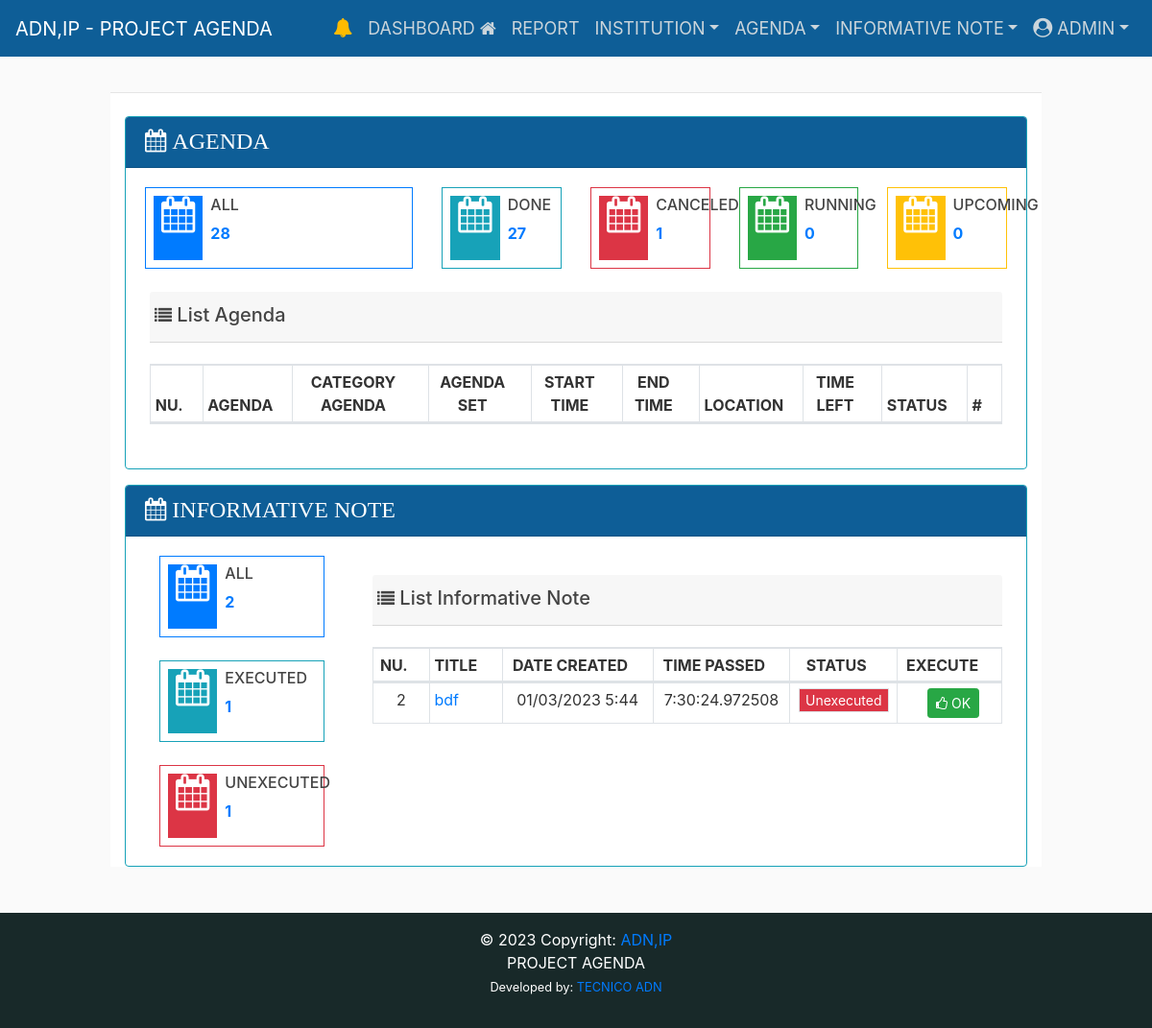
Screenshot of / (signed in) with the database file from the repository.
### eventapps/authentication/models.py (models this page shows)
class User(AbstractUser):
    is_dei = models.BooleanField(default=False, verbose_name='Director')
    is_adj = models.BooleanField(default=False, verbose_name='Adjunto')
    is_uga = models.BooleanField(default=False, verbose_name='UGA')
    is_uap = models.BooleanField(default=False, verbose_name='UAP')
    is_ucvq = models.BooleanField(default=False, verbose_name='UCVQ')
    is_uedc = models.BooleanField(default=False, verbose_name='UEDC')
    is_secretary = models.BooleanField(
        default=False, verbose_name='SECRETARY')
    is_media = models.BooleanField(default=False, verbose_name='MEDIA')

### eventapps/event/models.py (models this page shows, shortened)
class Informative(models.Model):
    user = models.ForeignKey(
        User, on_delete=models.CASCADE, related_name="informative")
    title = models.CharField(max_length=255, unique=True,
                             verbose_name='Nota Informative')
    title_slug = models.SlugField(
        max_length=255, null=False, unique=True, verbose_name='Title-Slug')
    is_active = models.BooleanField(default=True)
    is_done = models.BooleanField(default=False)
    is_comment = models.BooleanField(default=False)
    created_at = models.DateTimeField(auto_now_add=True)
    updated_at = models.DateTimeField(auto_now=True)
    class Meta:
        verbose_name_plural = ("Informative")
        ordering = ('-created_at', )

### eventapps/home/views.py (the view)
# urls.py: path('', views.index, name='home'),
@login_required(login_url="/login/")
def index(request):
    context = {
        'segment': 'index'
    }
    html_template = loader.get_template('home/index.html')
    return HttpResponse(html_template.render(context, request))

### eventapps/templates/home/index.html (shortened to what this page needs)
{% extends "layouts/base.html" %}
{% load static %}
{% load mathfilters %}
{% block content %}
<div class="row d-flex justify-content-center ">
  <div class="col-sm-12">
    <div class="border-info shadow-lg bg-white">
      <hr />
      <div class="row pt-2">
        <div class="col-md-6 col-lg-12">
          <div class="col-sm-12 pb-3">
            <div class="card border-info shadow-lg rounded">
              <div class="card-header bg-card"> <i class="icon fa fa-calendar" style="font-size:24px" ;> AGENDA </i>
              </div>
              <div class="card-body">
                <div class="row">
                  <div class="col-md-6 col-lg-4">
                    <div class="widget-small border border-primary d-flex justify-content-left p-2">
                      <i class="icon fa fa fa-calendar fa-2x pl-2 pr-2 bg-primary"
                        style="font-size:38px;color:rgb(255, 255, 255)"></i>
                      <div class="pl-2">
                        <a href="{%url 'completedAgenda_list' %}">
                          <h6>ALL</h6>
                          <p><b>{{ agenda_count }}</b></p>
                        </a>
                      </div>
                    </div>
                  </div>
                  <div class="col-md-6 col-lg-2">
                    <div class="widget-small border border-info d-flex justify-content-left p-2">
                      <i class="icon fa fa fa-calendar fa-2x pl-2 pr-2 bg-info"
                        style="font-size:38px;color:rgb(255, 255, 255)"></i>
                      <div class="pl-2">
                        <a href="{%url 'concludedAgenda_list' %}">
                          <h6>DONE</h6>
                          <p><b>{{ concluded_agenda_count }}</b></p>
                        </a>
                      </div>
                    </div>
                  </div>
                  <div class="col-md-6 col-lg-2">
                    <div class="widget-small border border-danger d-flex justify-content-left p-2">
                      <i class="icon fa fa fa-calendar fa-2x pl-2 pr-2 bg-danger"
                        style="font-size:38px;color:rgb(255, 255, 255)"></i>
                      <div class="pl-2">
                        <a href="{%url 'canceledAgenda_list' %}">
                          <h6>CANCELED</h6>
                          <p><b>{{ canceled_agenda_count}}</b></p>
                        </a>
                      </div>
                    </div>
                  </div>
                  <div class="col-md-6 col-lg-2">
                    <div class="widget-small border border-success d-flex justify-content-left p-2">
                      <i class="icon fa fa-calendar fa-2x pl-2 pr-2 bg-success "
                        style="font-size:38px;color:rgb(255, 255, 255)"></i>
                      <div class="pl-2">
                        <a href="{%url 'runningAgenda_list' %}">
                          <h6>RUNNING</h6>
                          <p><b>{{ running_agenda_count }}</b></p>
                        </a>
                      </div>
                    </div>
                  </div>
                  <div class="col-md-6 col-lg-2">
                    <div class="widget-small border border-warning d-flex justify-content-left p-2">
                      <i class="icon fa fa-calendar fa-2x pl-2 pr-2 bg-warning "
                        style="font-size:38px;color:rgb(255, 255, 255)"></i>
                      <div class="pl-2">
                        <a href="{%url 'upcomingAgenda_list' %}">
                          <h6>UPCOMING</h6>
                          <p><b>{{ upcoming_agenda_count }}</b></p>
                        </a>
                      </div>
                    </div>
                  </div>
                  <div class="col-md-12 col-lg-12 pt-1">
                    <div class="row">
                      <div class="card-body">
                        <div class="card-header bg-default pb-2 d-flex justify-content-between">
                          <div class="row flex-row">
                            <h5 class="text-black"><i class="fa fa-list" style="font-size:18px;"></i> List Agenda</h5>
                          </div>
                        </div>
                        <section id='no-more-tables' class="pt-3">
                          <table class="table table-bordered table-sm" id="example" width="100%" cellspacing="0">
                            <thead>
                              <tr>
                                <th class="text-center">NU.</th>
                                <th>AGENDA</th>
                                <th style="text-align:center;">CATEGORY AGENDA</th>
                                <th style="text-align:center;">AGENDA SET</th>
                                <th style="text-align:center;">START TIME</th>
                                <th style="text-align:center;">END TIME</th>
                                <th style="text-align:center;">LOCATION</th>
                                <th style="text-align:center;">TIME LEFT</th>
                                <th style="text-align:center;">STATUS</th>
                                <th>#</th>
                              </tr>
                            </thead>
                          </table>
                        </section>
                      </div>
                    </div>
                  </div>
                </div>
              </div>
            </div>
          </div>
          {% if user.groups.all.0.name != 'gp_cord' %}
          <div class="col-sm-12">
            <div class="card border-info shadow-lg rounded">
              <div class="card-header bg-card">
                <i class="icon fa fa-calendar" style="font-size:24px" ;> INFORMATIVE NOTE </i>
              </div>
              <div class="card-body">
                <div class="row">
                  <div class="col-md-6 col-lg-3">
                    <div class="col-md-6 col-lg-12">
                      <div class="widget-small border border-primary d-flex justify-content-left p-2">
                        <i class="icon fa fa fa-calendar fa-2x pl-2 pr-2 bg-primary"
                          style="font-size:38px;color:rgb(255, 255, 255)"></i>
                        <div class="pl-2">
                          <a href="{%url 'completedInformative_list' %}">
                            <h6>ALL</h6>
                            <p><b>{{ informative_count }}</b></p>
                          </a>
                        </div>
                      </div>
                    </div>
                    <div class="col-md-6 col-lg-12 pb-4 pt-4">
                      <div class="widget-small border border-info d-flex justify-content-left p-2">
                        <i class="icon fa fa fa-calendar fa-2x pl-2 pr-2 bg-info"
                          style="font-size:38px;color:rgb(255, 255, 255)"></i>
                        <div class="pl-2">
                          <a href="{%url 'executedInformative_list' %}">
                            <h6>EXECUTED</h6>
                            <p><b>{{ executed_informative_count }}</b></p>
                          </a>
                        </div>
                      </div>
                    </div>
                    <div class="col-md-6 col-lg-12">
                      <div class="widget-small border border-danger d-flex justify-content-left p-2">
                        <i class="icon fa fa fa-calendar fa-2x pl-2 pr-2 bg-danger"
                          style="font-size:38px;color:rgb(255, 255, 255)"></i>
                        <div class="pl-2">
                          <a href="{%url 'unexecutedInformative_list' %}">
                            <h6>UNEXECUTED</h6>
                            <p><b>{{ unexecuted_informative_count}}</b></p>
                          </a>
                        </div>
                      </div>
                    </div>
                  </div>
                  <div class="col-md-6 col-lg-9">
                    <div class="row">
                      <div class="card-body">
                        <div class="card-header bg-default pb-2 d-flex justify-content-between">
                          <div class="row flex-row">
                            <h5 class="text-black"><i class="fa fa-list" style="font-size:18px;"></i> List Informative
                              Note</h5>
                          </div>
                        </div>
                        <section id='no-more-tables' class="pt-3">
                          <table class="table table-bordered table-sm" id="example2" width="100%" cellspacing="0">
                            <thead>
                              <tr>
                                <th class="text-center">NU.</th>
                                <th>TITLE</th>
                                <th class="text-center">DATE CREATED</th>
                                <th class="text-center">TIME PASSED</th>
                                <th class="text-center">STATUS</th>
                                <th class="text-center">EXECUTE</th>
                              </tr>
                            </thead>
                            <tbody>
                              {% for obj in informative_list %}
                              <tr>
                                {% if obj.is_done == False %}
                                <td class="text-center">{{ forloop.counter }}</td>
                                <td data-title="Title">
                                  <a href="{% url 'executedInformative_list_detail' title_slug=obj.title_slug %}">
                                        {{obj.title }}</a>
                                </td>
                                <td class="text-center">
                                    {{obj.created_at|date:"d/m/Y G:i" }}
                                </td>
                                <td class='text-center'>
                                  {% with ah=current_datetime|sub:obj.created_at  %}
                                    {{ah}}
                                  {% endwith %}
                                </td>
                                <td class="text-center">
                                  <button style="font-size:14px;" class="bg-danger text-white border">Unexecuted
                                  </button>
                                </td>
                                <td data-title="Title" style="text-align:center;">
                                  <button type="button" class="btn btn-success btn-sm ml-2">
                                    <span class="	fa fa-thumbs-o-up"></span><a class="text-white"
                                      href="{% url 'executeInformative_change' pk=obj.pk %}" role="button">
                                      OK</a>
                                </td>
                                {% endif %}
                              </tr>
                              {% endfor %}
                            </tbody>
                          </table>
                        </section>
                      </div>
                    </div>
                  </div>
                </div>
              </div>
            </div>
          </div>
          {% endif %}
        </div>
      </div>
    </div>
  </div>
</div>
</div>
{% endblock %}

### eventapps/templates/includes/navigation.html (shortened to what this page needs)
{% load static %}
<header class="site-header fixed-top">
    <nav class="navbar navbar-expand-md navbar-dark bg-card">
        <a class="navbar-brand ps-2" href="{%url 'home' %}">
            ADN,IP - PROJECT AGENDA </a>
        {% if user.is_authenticated %}
        <div class="collapse navbar-collapse" id="navbarsExampleDefault">
            <ul class="navbar-nav ml-auto">
                {% if pending_upcoming.count != 0 %}
                <li class="nav-item"><a class="nav-link" href="{% url 'upcomingAgenda_read' %}">
                        <i class='fa fa-bell' style='font-size:20px; color:rgb(255, 187, 0)'></i>
                        {% if pending_upcoming.count != 0 %}
                        <span class="ag">{{ pending_upcoming.count }}</span>
                        {% endif %}
                    </a>
                </li>
                {% else %}
                <li class="nav-item"><a class="nav-link" href="#">
                        <i class='fa fa-bell' style='font-size:20px; color:rgb(255, 187, 0)'></i>
                    </a>
                </li>
                {% endif %}
                <li class="nav-item"><a class="nav-link" href="{% url 'home' %}">DASHBOARD <i
                            class="fa fa-home"></i></a>
                </li>
                <li class="nav-item"><a class="nav-link" href="#">REPORT </a>
                </li>
                {% if user.groups.all.0.name == 'admin' %}
                <li class="nav-item dropdown">
                    <a class="nav-link dropdown-toggle" href="#" id="profile" data-toggle="dropdown"
                        aria-haspopup="true" aria-expanded="false">INSTITUTION</a>
                </li>
                <li class="nav-item dropdown">
                    <a class="nav-link dropdown-toggle" href="#" id="profile" data-toggle="dropdown"
                        aria-haspopup="true" aria-expanded="false">AGENDA</a>
                </li>
                <li class="nav-item dropdown">
                    <a class="nav-link dropdown-toggle" href="#" id="profile" data-toggle="dropdown"
                        aria-haspopup="true" aria-expanded="false">INFORMATIVE NOTE</a>
                </li>
                {% endif %}
                <li class="nav-item dropdown">
                    <a class="nav-link dropdown-toggle" href="#" id="profile" data-toggle="dropdown"
                        aria-haspopup="true" aria-expanded="false"> <i class='fa fa-user-circle'
                            style='font-size:20px'></i> {{ request.user.username|upper }}</a>
                </li>
            </ul>
        </div>
        {% endif %}
    </nav>
</header>

### eventapps/static/main/css/main.css (style rules this page uses)
body { background: #fafafa; color: #333333; margin-top: 5rem; }
h1, h2, h3, h4, h5, h6 { color: #444444; }
.bg-card { background-color: #0e5e97; color: white; font-size: large; }
.site-header .navbar-nav { color: #cbd5db; }
.site-header .navbar-nav .nav-link { color: #cbd5db; padding-right: .5rem !important; padding-left: .5rem !important; }

### rows the page displays
User: user.username "ADMIN"
Informative: title "bdf", created_at "01/03/2023 5:44"

### other values shown
{{ agenda_count }} "28"
{{ concluded_agenda_count }} "27"
{{ canceled_agenda_count }} "1"
{{ running_agenda_count }} "0"
{{ upcoming_agenda_count }} "0"
{{ informative_count }} "2"
{{ executed_informative_count }} "1"
{{ unexecuted_informative_count }} "1"
